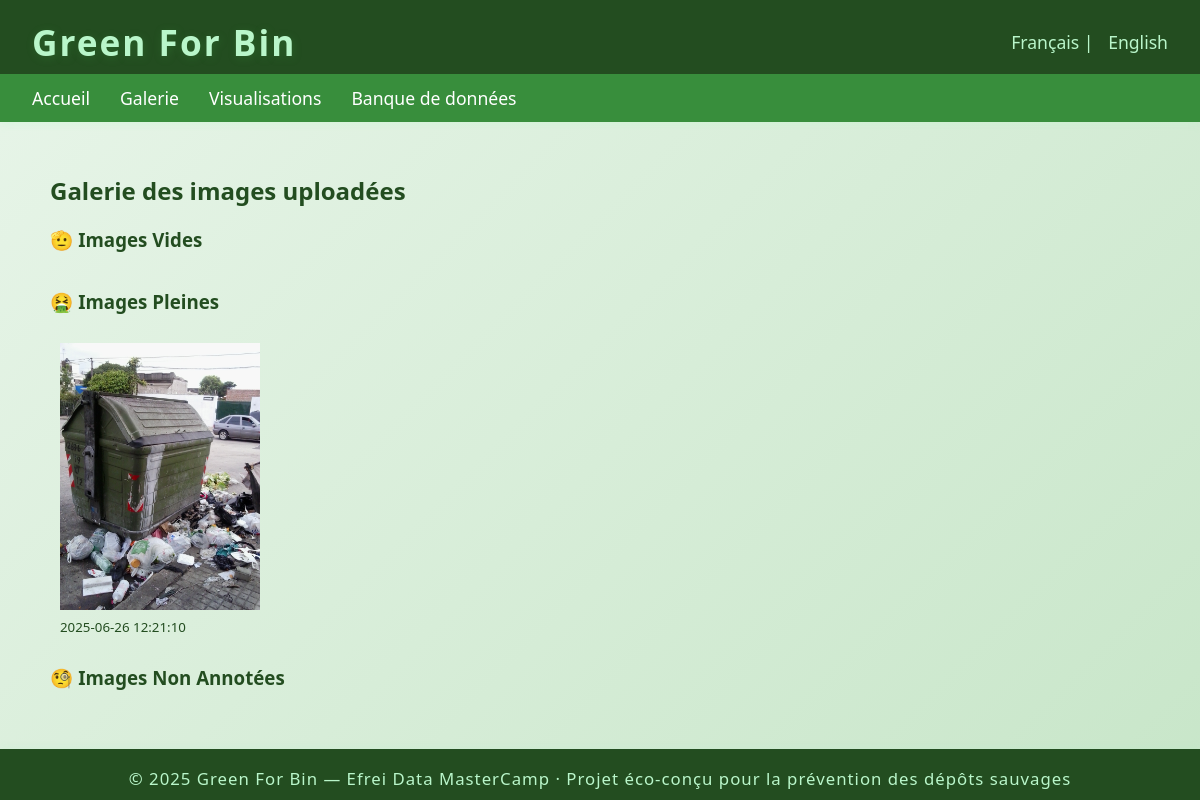
/gallery, run on an earlier commit of the app's database.
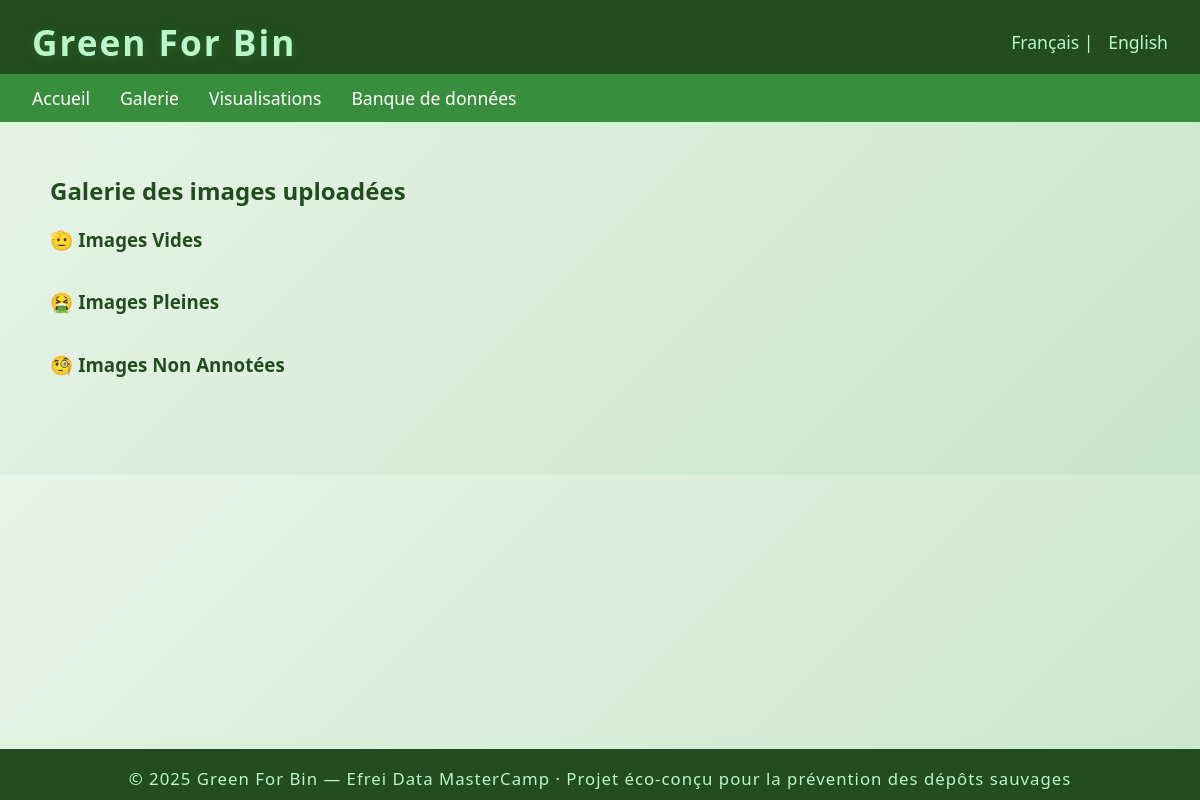
And on a later commit of the database.
### tables this page shows
CREATE TABLE images (
                id INTEGER PRIMARY KEY AUTOINCREMENT,
                filename TEXT,
                upload_date TEXT,
                annotation TEXT,
                width INTEGER,
                height INTEGER,
                file_size INTEGER,
                avg_color INTEGER,
                hist_rgb TEXT,
                hist_lum TEXT,
                contrast INTEGER,
                contour_count INTEGER,
                localisation TEXT
            );

### app.py (the view)
@app.route('/gallery')
def gallery():
    with sqlite3.connect('db.sqlite3') as conn:
        c = conn.cursor()
        c.execute("SELECT filename, upload_date FROM images WHERE annotation = 'vide'")
        vides = c.fetchall()
        c.execute("SELECT filename, upload_date FROM images WHERE annotation = 'pleine'")
        pleines = c.fetchall()
        c.execute("SELECT filename, upload_date FROM images WHERE annotation IS NULL OR annotation = ''")
        non_labelisees = c.fetchall()
    return render_template('gallery.html', vides=vides, pleines=pleines, non_labelisees=non_labelisees)

### app.py (called while the page is built)
def get_locale():
    return session.get('lang', request.accept_languages.best_match(['en', 'fr']))

@app.context_processor
def inject_locale():
    return dict(get_locale=get_locale)

### templates/gallery.html (shortened to what this page needs)
{% extends "base.html" %}
{% block content %}
    <h2>{{ _('Galerie des images uploadées') }}</h2>
    <h3>🫡 {{ _('Images Vides') }}</h3>
    <h3>🤮 {{ _('Images Pleines') }}</h3>
    <div style="display: flex; flex-wrap: wrap;">
        {% for image in pleines %}
            <div style="margin: 10px;">
                <img src="{{ url_for('static', filename='uploads/' + image[0]) }}" width="200"><br>
                <small>{{ image[1] }}</small>
            </div>
        {% endfor %}
    </div>
    <h3>🧐 {{ _('Images Non Annotées') }}</h3>
{% endblock %}

### templates/base.html (shortened to what this page needs)
<!DOCTYPE html>
<html lang="{{ get_locale() }}">
<head>
</head>
<body>
    <header>
        <div class="header-content">
            <div class="header-title">
                <h1>{{ _('Green For Bin') }}</h1>
            </div>
            <div class="lang-switch">
                <a href="{{ url_for('set_language', lang='fr') }}">Français</a> |
                <a href="{{ url_for('set_language', lang='en') }}">English</a>
            </div>
        </div>
        <nav>
            <a href="/">{{ _('Accueil') }}</a>
            <a href="/gallery">{{ _('Galerie') }}</a>
            <a href="/visualisations">{{ _('Visualisations') }}</a>
            <a href="/bdd">{{ _('Banque de données') }}</a>
        </nav>
    </header>
    <div class="container">
        {% block content %}{% endblock %}
    </div>
    <footer>
        &copy; 2025 Green For Bin &mdash; Efrei Data MasterCamp &middot; {{ _('Projet éco-conçu pour la prévention des dépôts sauvages') }}
    </footer>
</body>
</html>

### templates/base.html (style rules this page uses)
body { background: linear-gradient(135deg, #e8f5e9 0%, #c8e6c9 100%); font-family: 'Segoe UI', 'Roboto', Arial, sans-serif; color: #234d20; margin: 0; padding: 0; }
header { background: #234d20; color: #b9f6ca; padding: 0; margin-bottom: 0; box-shadow: 0 2px 8px #b9f6ca55; }
.header-content { display: flex; align-items: center; justify-content: space-between; padding: 18px 32px 8px 32px; }
.header-title { display: flex; align-items: center; gap: 16px; }
.header-title h1 { color: #b9f6ca; font-size: 2.2em; letter-spacing: 2px; margin: 0; font-weight: bold; text-shadow: 1px 2px 8px #388e3c55; }
.lang-switch { font-size: 1.1em; }
.lang-switch a { color: #b9f6ca; margin-left: 10px; text-decoration: none; font-weight: 500; transition: color 0.2s; }
nav { background: #388e3c; padding: 0 0 0 32px; display: flex; align-items: center; height: 48px; }
nav a { color: #fff; margin-right: 30px; text-decoration: none; font-size: 1.1em; font-weight: 500; transition: color 0.2s; }
.container { max-width: 1100px; margin: 0 auto; padding: 32px 16px 80px 16px; }
footer { background: #234d20; color: #b9f6ca; text-align: center; padding: 18px 0 10px 0; position: fixed; left: 0; bottom: 0; width: 100%; font-size: 1.05em; letter-spacing: 1px; box-shadow: 0 -2px 8px #b9f6ca33; }

What changed in the data, as far as the page shows it:
removed images: filename (picture), upload_date "2025-06-26 12:21:10"
